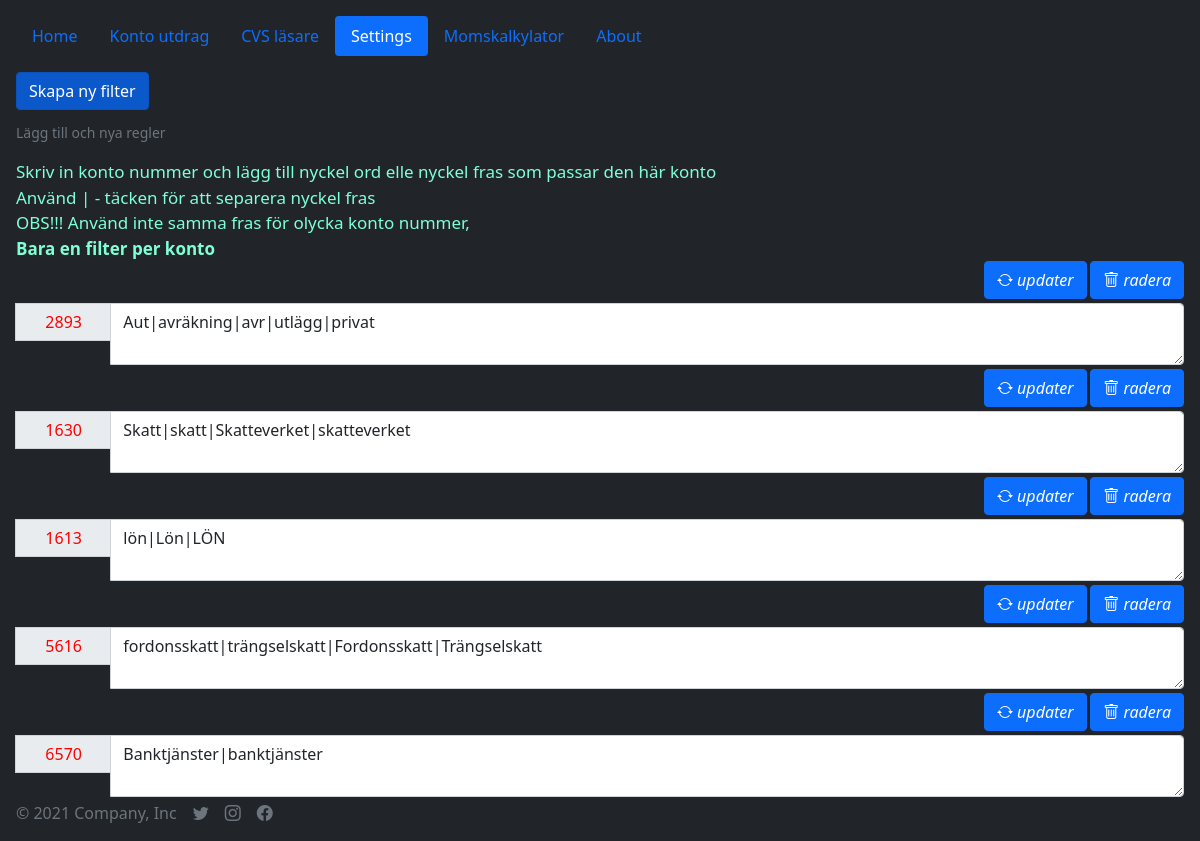
Page /settings on the earlier database version.
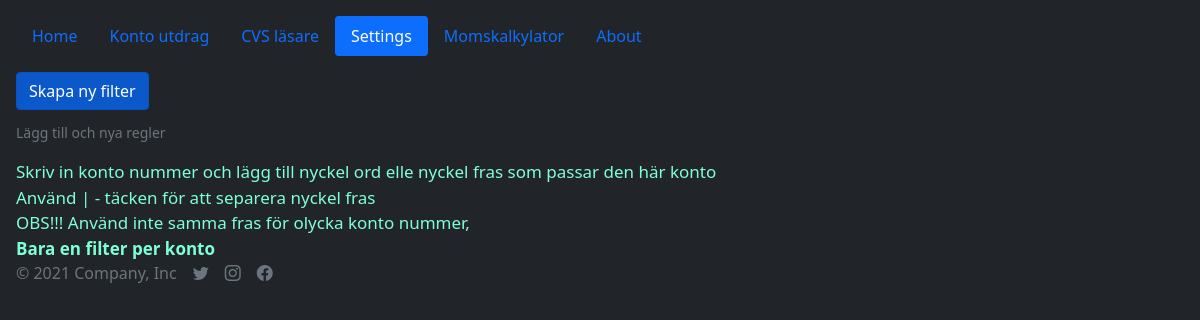
Same page on the later database version.
### app/db/database_setup.py (models this page shows, shortened)
class Settings(Base):
    __tablename__ = 'settings'
    __tableargs__ = {'comment': 'Filter installningar'}
    quote_id = Column(Integer, nullable=False, unique=True, primary_key=True, autoincrement=True)
    konto = Column(Integer, default=datetime.utcnow(), comment='konto number', unique=True)
    filter = Column(Text, default=datetime.utcnow(), comment='name')

### app/app.py (the view)
@app.route('/settings', methods=['POST', 'GET'])
def show_settings():
    return settings.view_settings()

### app/templates/settings.html (shortened to what this page needs)
{% extends 'base.html' %}
{% block body %}
    <main class="mt-3">
        <div class="mb-3 justify-content-end">
            <a href="javascript:settings()" class="btn btn-primary active mb-2" aria-current="page">Skapa ny filter</a>
            <div id="label_for_huvudkonto" class="form-text">Lägg till och nya regler</div>
        </div>
        <div id="label_for_huvudkonto" class="form-text" style="color: aquamarine">
            <div id="label_for_huvudkonto" class="form-text" style="color: aquamarine; font-size: 17px">
                Skriv in konto nummer och lägg till nyckel ord elle nyckel fras som passar den här konto
                <br>Använd | - täcken för att separera nyckel fras
                <br>OBS!!! Använd inte samma fras för olycka konto nummer,
                <br><strong>Bara en filter per konto</strong>
            </div>
            {% if settings|length > 0 %}
                {% for setting in settings %}
                    <form method="post" id="settings" action="/settings/{{ setting.quote_id }}/edit/">
                        <div class="mb-1" style="text-align: right">
                            <button class="btn btn-primary" type="submit">
                                <i class="bi bi-arrow-repeat"> updater</i>
                            </button>
                            <a class="btn btn-primary" href="/settings/{{ setting.quote_id }}/delete/" role="button">
                                <i class="bi bi-trash"> radera </i>
                            </a>
                        </div>
                        <div class="input-group mb-1">
                            <input type="text"
                                   id="konto_n"
                                   class="input-group-text col-sm-1 justify-content-start"
                                   name="konto_n"
                                   style="height: 38px; color: red;"
                                   value={{ setting.konto }}>
                            <textarea id="filter_list" class="form-control col-lg justify-content-center"
                                      name="filter_list">{{ setting.filter }}
                        </textarea>
                        </div>
                    </form>
                {% endfor %}
            {% endif %}
        </div>
    </main>
{% endblock %}

Differences in the rows shown:
removed Settings: konto_n "2893", filter_list "Aut|avräkning|avr|utlägg|privat"
removed Settings: konto_n "1630", filter_list "Skatt|skatt|Skatteverket|skatteverket"
removed Settings: konto_n "1613", filter_list "lön|Lön|LÖN"
removed Settings: konto_n "5616", filter_list "fordonsskatt|trängselskatt|Fordonsskatt|Trängselskatt"
removed Settings: konto_n "6570", filter_list "Banktjänster|banktjänster"
